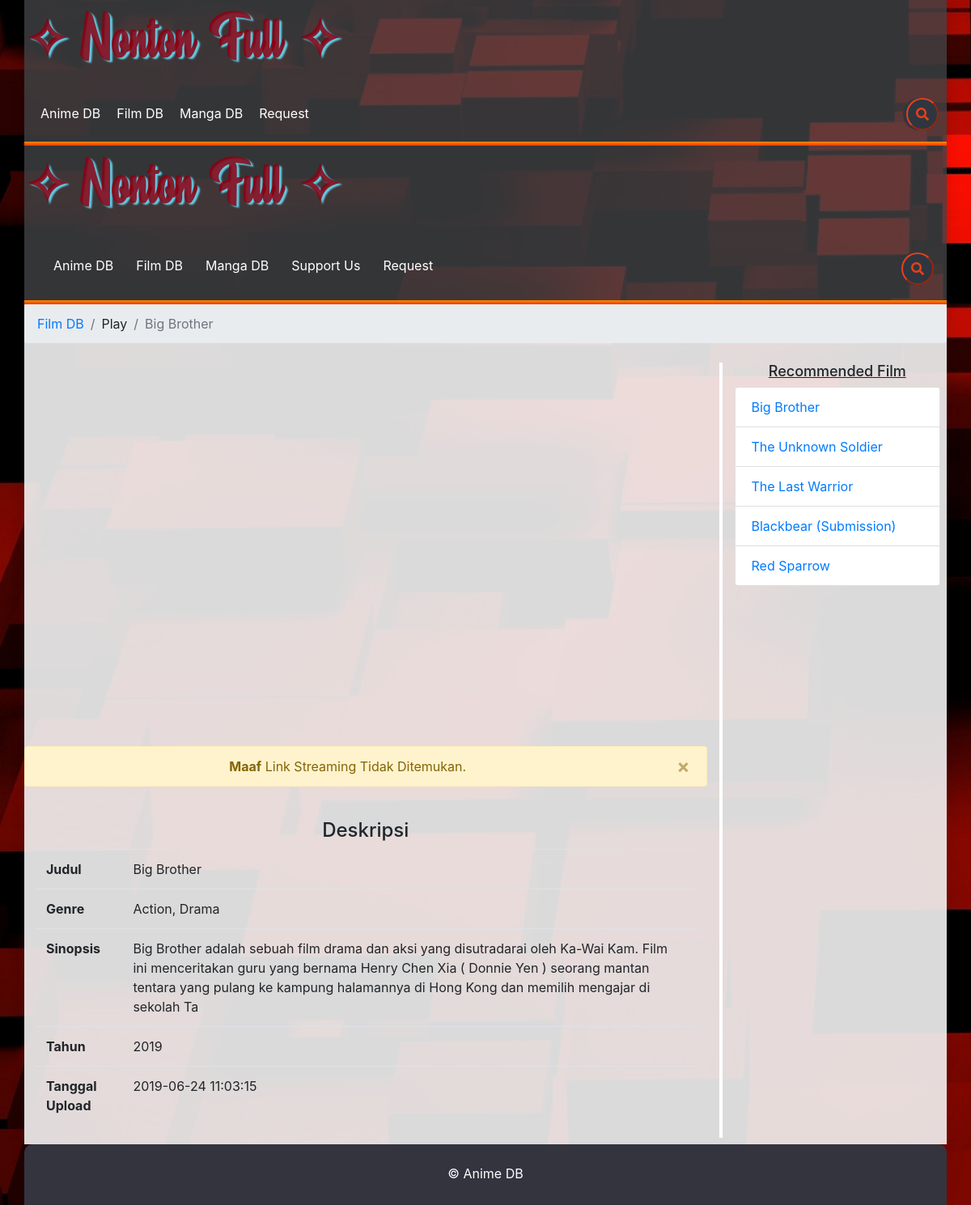
The page /index.php/play/film/4 on the database its author committed.
### tables this page shows
CREATE TABLE `list_film` (
  `id_film` int(11) NOT NULL,
  `judul_film` varchar(255) NOT NULL,
  `alur_cerita` varchar(255) DEFAULT NULL,
  `genre` varchar(255) NOT NULL,
  `tahun` int(11) DEFAULT NULL,
  `kualitas` varchar(10) DEFAULT NULL,
  `rating` decimal(11,1) DEFAULT NULL,
  `tgl_upload` datetime NOT NULL,
  `url_img` varchar(255) DEFAULT NULL,
  `link_streaming` varchar(255) DEFAULT NULL
);

### application/controllers/Play.php (called while the page is built, shortened)
<?php
class Play extends CI_Controller {
    public function film($id) {
        $dataheader['judul']    = 'Film  DB';
        $dataheader['css']      = '';
        $datafooter['js']       = '';
        $data['result']         = $this->film_m->getFilmById($id);
        $data['recom']          = $this->film_m->getRecomFilm();
        $this->load->view('templates/header', $dataheader);
        $this->load->view('anime/playFilm_v', $data);
        $this->load->view('templates/footer', $datafooter);
    }
}

### index.php (called while the page is built, shortened)
<?php
require_once BASEPATH.'core/CodeIgniter.php';

### application/models/film_m.php (called while the page is built, shortened)
<?php
class film_m extends CI_Model {
    var $table      = 'list_film';
    public function getRecomFilm(){
        $this->db->from($this->table);
        $this->db->where('rating >', 6);
        $this->db->order_by("RAND()");
        $this->db->limit(5);
        return $this->db->get()->result();
    }
    public function getFilmById($id){
        $this->db->from($this->table);
        $this->db->where(['id_film' => $id]);
        return $this->db->get()->result();
    }
}

### application/views/anime/playFilm_v.php (the view, shortened to what this page needs)
<div class="container">
    <div id="header" class="shadow">
        <div id="logo">
            <a class="navbar-brand logo-btn" href="<?= base_url() ?>">&#10023; Nonton Full &#10023;</a>
        </div>
        <nav class="navbar navbar-expand-lg navbar-light">
            <div class="collapse navbar-collapse" id="homenav">
                <ul class="navbar-nav">
                    <li class="nav-item pr-2">
                        <a class="nav-link" href="<?= base_url() ?>">Anime DB</a>
                    </li>
                    <li class="nav-item pr-2">
                        <a class="nav-link" href="<?= base_url('film') ?>">Film DB</a>
                    </li>
                    <li class="nav-item pr-2">
                        <a class="nav-link" href="<?= base_url('manga') ?>">Manga DB</a>
                    </li>
                    <li class="nav-item pr-2">
                        <a class="nav-link" href="">Support Us</a>
                    </li>
                    <li class="nav-item">
                        <a class="nav-link" href="">Request</a>
                    </li>
                </ul>
            </div>
            <div class="justify-content-between">
                <div class="search-box">
                    <input type="text" class="search-txt" name="" placeholder="Input Search Key">
                    <button class="search-btn"><span class="fas fa-search"></span></button>
                </div>
            </div>
        </nav>
    </div>
    <div id="batas-header">
    </div>
    <div id="body" class="shadow">
        <div class="row">
            <div class="col-lg-12">
                <nav aria-label="breadcrumb">
                    <ol class="breadcrumb">
                        <li class="breadcrumb-item">
                            <a href="<?= base_url('film') ?>">Film DB</a>
                        </li>
                        <li class="breadcrumb-item">Play</li>
                        <li class="breadcrumb-item active" aria-current="page"><?= $result[0]->judul_film; ?></li>
                    </ol>
                </nav>
            </div>
        </div>
        <div class="row pt-2 pb-2">
            <div class="col-lg-9 main-body">
                <div class="embed-responsive embed-responsive-16by9">
                    <?php if ($result[0]->link_streaming == null): ?>
                        <div class="text-center position-top alert alert-warning alert-dismissible fade show" role="alert">
                            <strong>Maaf</strong> Link Streaming Tidak Ditemukan.
                            <button type="button" class="close" data-dismiss="alert" aria-label="Close">
                                <span aria-hidden="true">&times;</span>
                            </button>
                        </div>
                    <?php else: ?>
                        <iframe class="" src="<?= $result[0]->link_streaming ?>" frameborder="0" allowfullscreen></iframe>
                    <?php endif ?>
                </div>
                <div class="col-lg-12 mt-4">
                    <h4 class="text-center">Deskripsi</h4>
                    <table class="table">
                        <tbody>
                            <tr>
                                <th>Judul</th>
                                <td><?= $result[0]->judul_film; ?></td>
                            </tr>
                            <tr>
                                <th>Genre</th>
                                <td><?= $result[0]->genre; ?></td>
                            </tr>
                            <tr>
                                <th>Sinopsis</th>
                                <td><?= $result[0]->alur_cerita; ?></td>
                            </tr>
                            <tr>
                                <th>Tahun</th>
                                <td><?= $result[0]->tahun ?></td>
                            </tr>
                            <tr>
                                <th>Tanggal Upload</th>
                                <td><?= $result[0]->tgl_upload; ?></td>
                            </tr>
                        </tbody>
                    </table>
                </div>
            </div>
            <div class="col-lg-3 side-body">
                <h1 class="title-list text-center mr-2">Recommended Film</h1>
                <ul class="list-group mr-2">
                    <?php foreach ($recom as $data): ?>
                        <a href="../../play/film/<?= $data->id_film ?>" class="list-group-item"><?= $data->judul_film ?></a>
                    <?php endforeach ?>
                </ul>
            </div>
        </div>
    </div>
    <div id="footer" class="">
        <div class="row">
            <div class="col-sm-12">
                <p class="text-white text-center mt-4">&copy; Anime DB</p>
            </div>
        </div>
    </div>
</div>

### include/costum-css/base-style.css (style rules this page uses)
html, body { margin:0; padding:0; height:100%; }
body { background: url('../../file/app/back2.jpg'); background-size: cover; }
.container { padding: 0; }
#header { background: rgba(65, 67, 69, .8);; }
#batas-header { height: 5px; background: linear-gradient(#fe8c00, #f83600); }
.main-body { min-height: 100vh; margin: 0; border-right: 4px solid white; }
#body { background: rgba(242, 242, 242, .9); }
#footer { background-color: #34343f; width: 100%; height: 75px; border-top-right-radius: 10px; border-top-left-radius: 10px; }
.title-list { font-size: 18px; text-decoration: underline; }
.search-box { position: relative; background: #2f3640; height: 40px; border-radius: 40px; }
.search-btn { position: relative; color: #e84118; float: right; width: 40px; height: 40px; border-radius: 50%; border-color: #e84118; display: flex; justify-content: center; align-items: center; transition: .4s; background: transparent; cursor: pointer; overflow: hidden; }
.search-txt { border: none; background: none; outline: none; float: left; color: white; font-size: 16px; transition: .4s; line-height: 40px; width: 0px; }
#logo { min-height: 100px; line-height: 100px; box-sizing: border-box; }
#logo a { font-family: 'Beauty'; font-weight: bold; text-align: center; font-size: 35px; color: rgba(138, 0, 18, 0.85); text-shadow: rgb(98, 204, 228) 3px 2px 2px; font-size: 65px; }
#homenav ul { position: relative; display: flex; padding: 0 10px 10px 10px; margin: 0; }
#homenav ul li { list-style: none; height: 50px; margin: 0 5px; }
#homenav ul li a { display: block; text-decoration: none; color: white; line-height: 50px; padding: 0 5px; margin: 0; transition: 1s; }

### rows shown on the page
list_film: judul_film "Big Brother", genre "Action, Drama", alur_cerita "Big Brother adalah sebuah film drama dan aksi yang disutradarai oleh Ka-Wai Kam. Film ini menceritakan guru yang bernama Henry Chen Xia ( Donnie Yen ) seorang mantan tentara yang pulang ke kampung halamannya di Hong Kong dan memilih mengajar di sekolah Ta", tahun "2019", tgl_upload "2019-06-24 11:03:15"
list_film: judul_film "The Unknown Soldier"
list_film: judul_film "The Last Warrior"
list_film: judul_film "Blackbear (Submission)"
list_film: judul_film "Red Sparrow"
